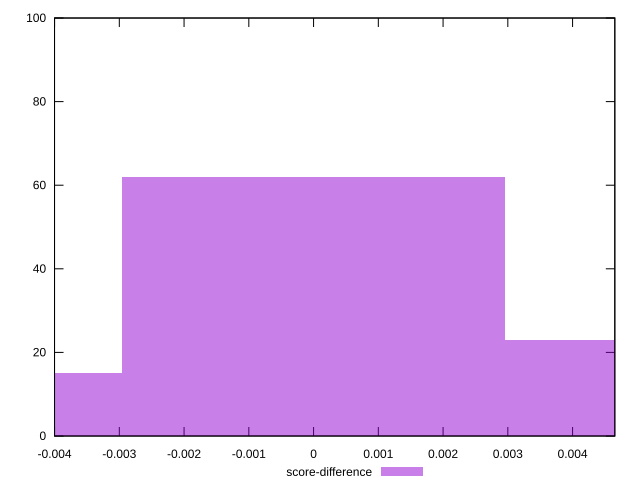

Recreate this plot in gnuplot.
reset

$scoreDifference <<EOF
0 62
0.005904672058208636 23
-0.005904672058208636 15
EOF

set key outside below
set boxwidth 0.005904672058208636
set xrange [-0.0040004695589968:0.0046523825148802045]
set yrange [0:100]
set trange [0:100]
set style fill transparent solid 0.5 noborder
set terminal svg size 640, 490 enhanced background rgb 'white'
set output "reprap/cumulative-layout-shift/samples/pages+cached+noexternal+nofonts+nosvg+noimg/score-difference/histogram.svg"

plot $scoreDifference title "score-difference" with boxes

reset
